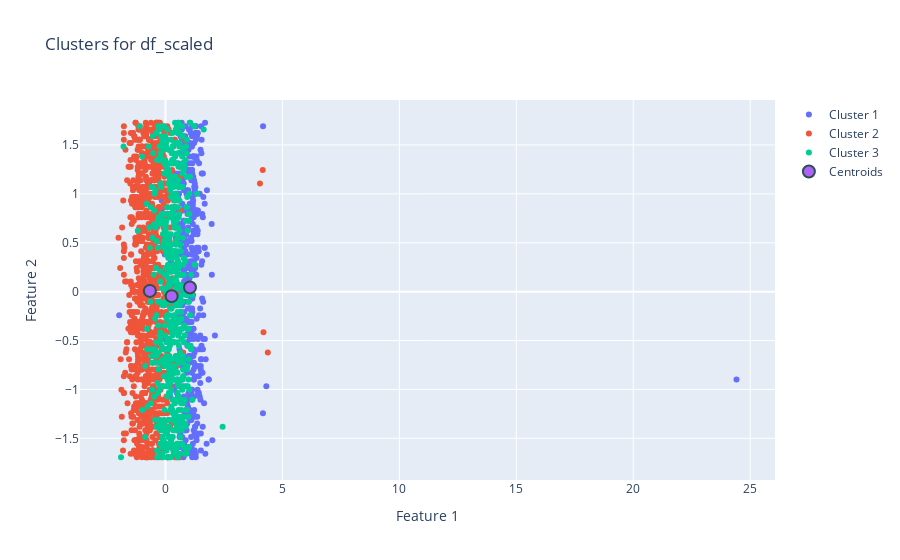
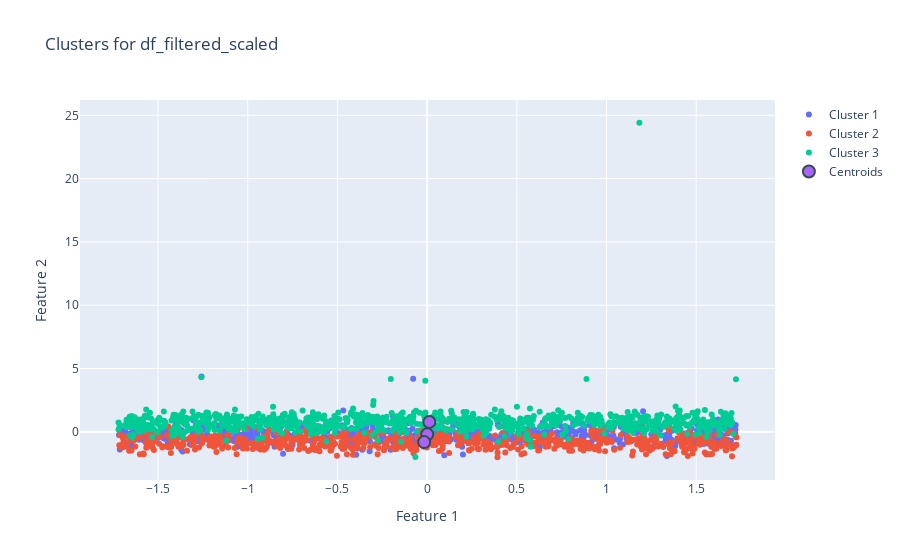
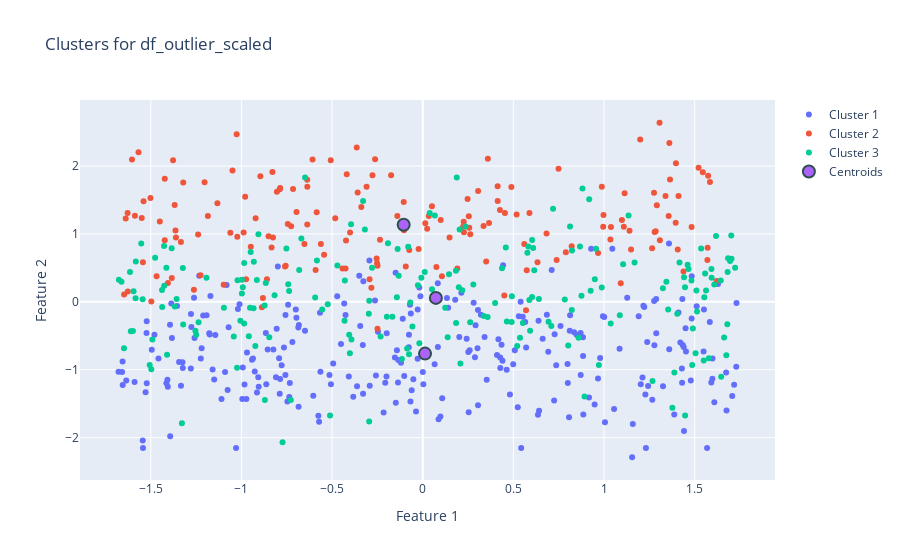
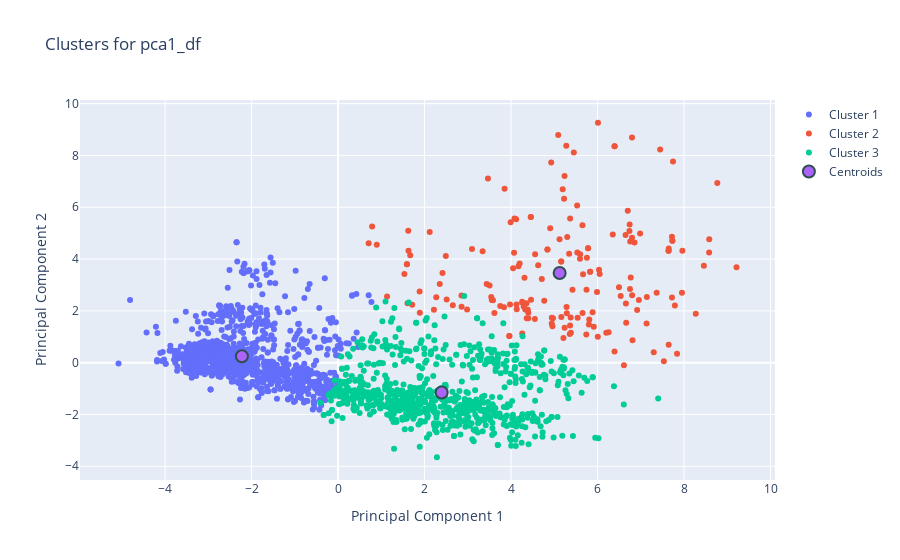

Notebook code cell kept with these figures, in order:
### Markdown cell above
For determining  K(numbers of clusters) we use Elbow method.  Elbow Method is a technique that we use to determine the number of centroids(k) to use in a k-means clustering algorithm. 
We will choose the majority so k = 3

### Code cell
for name, df in dataframes.items():
    model = KMeans(n_clusters=3, max_iter=300, n_init=10, random_state=9)
    y_means = model.fit_predict(df)

    fig = go.Figure()
    fig.add_trace(go.Scatter(x=df.loc[y_means == 0, df.columns[0]], y=df.loc[y_means == 0, df.columns[1]], 
                             mode='markers', name='Cluster 1'))
    fig.add_trace(go.Scatter(x=df.loc[y_means == 1, df.columns[0]], y=df.loc[y_means == 1, df.columns[1]], 
                             mode='markers', name='Cluster 2'))
    fig.add_trace(go.Scatter(x=df.loc[y_means == 2, df.columns[0]], y=df.loc[y_means == 2, df.columns[1]], 
                             mode='markers', name='Cluster 3'))
    fig.add_trace(go.Scatter(x=model.cluster_centers_[:, 0], y=model.cluster_centers_[:, 1], 
                             mode='markers', name='Centroids', marker=dict(size=12, line=dict(width=2,color='DarkSlateGrey'))))
    
    fig.update_layout(title=f'Clusters for {name}', 
                      xaxis=dict(title='Feature 1' if 'pca' not in name else 'Principal Component 1'),
                      yaxis=dict(title='Feature 2' if 'pca' not in name else 'Principal Component 2'))
    fig.show()

### Figure 1 — Plotly figure (JSON) as saved in the notebook; plotly's stock layout.template omitted (floating-point values rounded to 4 significant figures; data arrays with more than 128 entries replaced by an {"elided": "..."} marker saying what was removed)
{"data": [{"mode": "markers", "name": "Cluster 1", "type": "scatter", "x": {"elided": "507 float values"}, "y": {"elided": "507 float values"}}, {"mode": "markers", "name": "Cluster 2", "type": "scatter", "x": {"elided": "1056 float values"}, "y": {"elided": "1056 float values"}}, {"mode": "markers", "name": "Cluster 3", "type": "scatter", "x": {"elided": "653 float values"}, "y": {"elided": "653 float values"}}, {"marker": {"line": {"color": "DarkSlateGrey", "width": 2}, "size": 12}, "mode": "markers", "name": "Centroids", "type": "scatter", "x": [1.048, -0.6671, 0.265], "y": [0.04318, 0.007776, -0.0461]}], "layout": {"title": {"text": "Clusters for df_scaled"}, "xaxis": {"title": {"text": "Feature 1"}}, "yaxis": {"title": {"text": "Feature 2"}}}}

### Figure 2 — Plotly figure (JSON) as saved in the notebook; plotly's stock layout.template omitted (floating-point values rounded to 4 significant figures; data arrays with more than 128 entries replaced by an {"elided": "..."} marker saying what was removed)
{"data": [{"mode": "markers", "name": "Cluster 1", "type": "scatter", "x": {"elided": "674 float values"}, "y": {"elided": "674 float values"}}, {"mode": "markers", "name": "Cluster 2", "type": "scatter", "x": {"elided": "678 float values"}, "y": {"elided": "678 float values"}}, {"mode": "markers", "name": "Cluster 3", "type": "scatter", "x": {"elided": "864 float values"}, "y": {"elided": "864 float values"}}, {"marker": {"line": {"color": "DarkSlateGrey", "width": 2}, "size": 12}, "mode": "markers", "name": "Centroids", "type": "scatter", "x": [0.0006615, -0.01648, 0.01243], "y": [-0.1871, -0.8111, 0.7832]}], "layout": {"title": {"text": "Clusters for df_filtered_scaled"}, "xaxis": {"title": {"text": "Feature 1"}}, "yaxis": {"title": {"text": "Feature 2"}}}}

### Figure 3 — Plotly figure (JSON) as saved in the notebook; plotly's stock layout.template omitted (floating-point values rounded to 4 significant figures; data arrays with more than 128 entries replaced by an {"elided": "..."} marker saying what was removed)
{"data": [{"mode": "markers", "name": "Cluster 1", "type": "scatter", "x": {"elided": "265 float values"}, "y": {"elided": "265 float values"}}, {"mode": "markers", "name": "Cluster 2", "type": "scatter", "x": {"elided": "168 float values"}, "y": {"elided": "168 float values"}}, {"mode": "markers", "name": "Cluster 3", "type": "scatter", "x": {"elided": "197 float values"}, "y": {"elided": "197 float values"}}, {"marker": {"line": {"color": "DarkSlateGrey", "width": 2}, "size": 12}, "mode": "markers", "name": "Centroids", "type": "scatter", "x": [0.01276, -0.1051, 0.07249], "y": [-0.7621, 1.134, 0.05781]}], "layout": {"title": {"text": "Clusters for df_outlier_scaled"}, "xaxis": {"title": {"text": "Feature 1"}}, "yaxis": {"title": {"text": "Feature 2"}}}}

### Figure 4 — Plotly figure (JSON) as saved in the notebook; plotly's stock layout.template omitted (floating-point values rounded to 4 significant figures; data arrays with more than 128 entries replaced by an {"elided": "..."} marker saying what was removed)
{"data": [{"mode": "markers", "name": "Cluster 1", "type": "scatter", "x": {"elided": "1252 float values"}, "y": {"elided": "1252 float values"}}, {"mode": "markers", "name": "Cluster 2", "type": "scatter", "x": {"elided": "174 float values"}, "y": {"elided": "174 float values"}}, {"mode": "markers", "name": "Cluster 3", "type": "scatter", "x": {"elided": "790 float values"}, "y": {"elided": "790 float values"}}, {"marker": {"line": {"color": "DarkSlateGrey", "width": 2}, "size": 12}, "mode": "markers", "name": "Centroids", "type": "scatter", "x": [-2.223, 5.124, 2.395], "y": [0.2452, 3.464, -1.152]}], "layout": {"title": {"text": "Clusters for pca1_df"}, "xaxis": {"title": {"text": "Principal Component 1"}}, "yaxis": {"title": {"text": "Principal Component 2"}}}}
